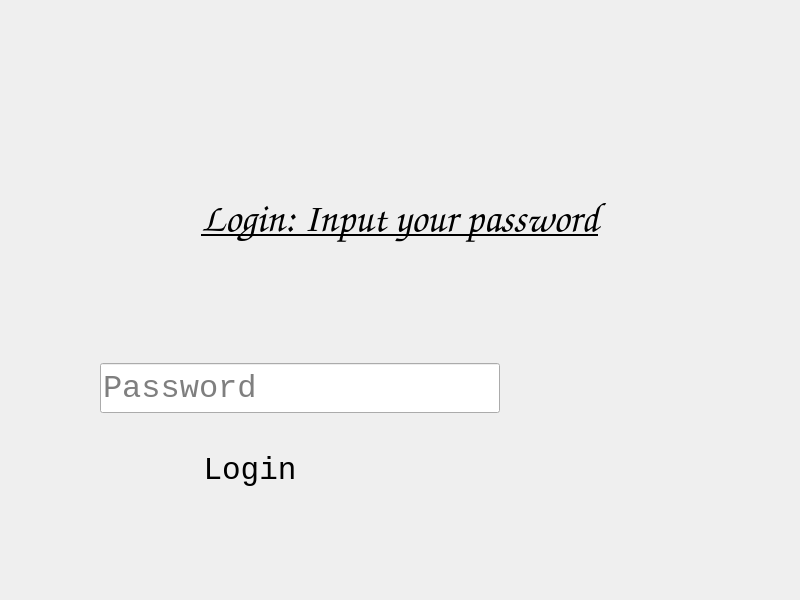
<?xml version="1.0" encoding="UTF-8"?>
<ui version="4.0">
 <class>Form</class>
 <widget class="QWidget" name="Login">
  <property name="geometry">
   <rect>
    <x>0</x>
    <y>0</y>
    <width>800</width>
    <height>600</height>
   </rect>
  </property>
  <property name="windowTitle">
   <string>Form</string>
  </property>
  <widget class="QWidget" name="verticalLayoutWidget">
   <property name="geometry">
    <rect>
     <x>0</x>
     <y>0</y>
     <width>801</width>
     <height>601</height>
    </rect>
   </property>
   <layout class="QVBoxLayout" name="verticalLayout">
    <property name="spacing">
     <number>28</number>
    </property>
    <property name="sizeConstraint">
     <enum>QLayout::SizeConstraint::SetDefaultConstraint</enum>
    </property>
    <property name="leftMargin">
     <number>100</number>
    </property>
    <property name="topMargin">
     <number>100</number>
    </property>
    <property name="rightMargin">
     <number>100</number>
    </property>
    <property name="bottomMargin">
     <number>100</number>
    </property>
    <item>
     <widget class="QLabel" name="label">
      <property name="maximumSize">
       <size>
        <width>600</width>
        <height>600</height>
       </size>
      </property>
      <property name="font">
       <font>
        <family>Comic Sans MS</family>
        <pointsize>30</pointsize>
        <bold>true</bold>
        <underline>true</underline>
       </font>
      </property>
      <property name="cursor">
       <cursorShape>ArrowCursor</cursorShape>
      </property>
      <property name="text">
       <string>Login: Input your password</string>
      </property>
      <property name="alignment">
       <set>Qt::AlignmentFlag::AlignCenter</set>
      </property>
     </widget>
    </item>
    <item>
     <widget class="QLineEdit" name="password">
      <property name="sizePolicy">
       <sizepolicy hsizetype="Fixed" vsizetype="Fixed">
        <horstretch>0</horstretch>
        <verstretch>0</verstretch>
       </sizepolicy>
      </property>
      <property name="minimumSize">
       <size>
        <width>400</width>
        <height>50</height>
       </size>
      </property>
      <property name="maximumSize">
       <size>
        <width>400</width>
        <height>50</height>
       </size>
      </property>
      <property name="font">
       <font>
        <family>Consolas</family>
        <pointsize>24</pointsize>
       </font>
      </property>
      <property name="text">
       <string/>
      </property>
      <property name="placeholderText">
       <string>Password</string>
      </property>
     </widget>
    </item>
    <item>
     <widget class="QToolButton" name="toolButton">
      <property name="sizePolicy">
       <sizepolicy hsizetype="Fixed" vsizetype="Fixed">
        <horstretch>0</horstretch>
        <verstretch>0</verstretch>
       </sizepolicy>
      </property>
      <property name="minimumSize">
       <size>
        <width>0</width>
        <height>0</height>
       </size>
      </property>
      <property name="maximumSize">
       <size>
        <width>300</width>
        <height>60</height>
       </size>
      </property>
      <property name="baseSize">
       <size>
        <width>0</width>
        <height>0</height>
       </size>
      </property>
      <property name="font">
       <font>
        <family>Consolas</family>
        <pointsize>23</pointsize>
       </font>
      </property>
      <property name="layoutDirection">
       <enum>Qt::LayoutDirection::LeftToRight</enum>
      </property>
      <property name="autoFillBackground">
       <bool>true</bool>
      </property>
      <property name="text">
       <string>Login</string>
      </property>
      <property name="autoRaise">
       <bool>true</bool>
      </property>
     </widget>
    </item>
   </layout>
  </widget>
 </widget>
 <tabstops>
  <tabstop>0</tabstop>
  <tabstop>toolButton</tabstop>
 </tabstops>
 <resources/>
 <connections/>
</ui>
